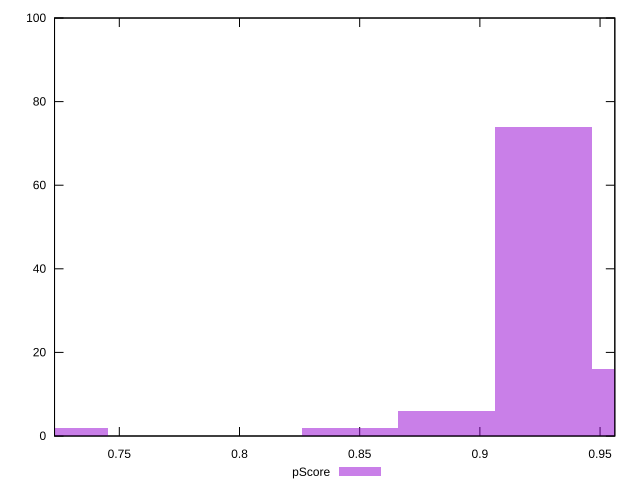

Generate this figure with gnuplot:
reset

$pScore <<EOF
0.7251306637709763 2
0.8862708112756378 6
0.9265558481518031 74
0.8459857743994724 2
0.9668408850279684 16
EOF

set key outside below
set boxwidth 0.04028503687616535
set xrange [0.7230502316772939:0.9561433520493337]
set yrange [0:100]
set trange [0:100]
set style fill transparent solid 0.5 noborder
set terminal svg size 640, 490 enhanced background rgb 'white'
set output "report_00023_2021-02-20T12:14:57.249Z/mainthread-work-breakdown/samples/pages/pScore/histogram.svg"

plot $pScore title "pScore" with boxes

reset
